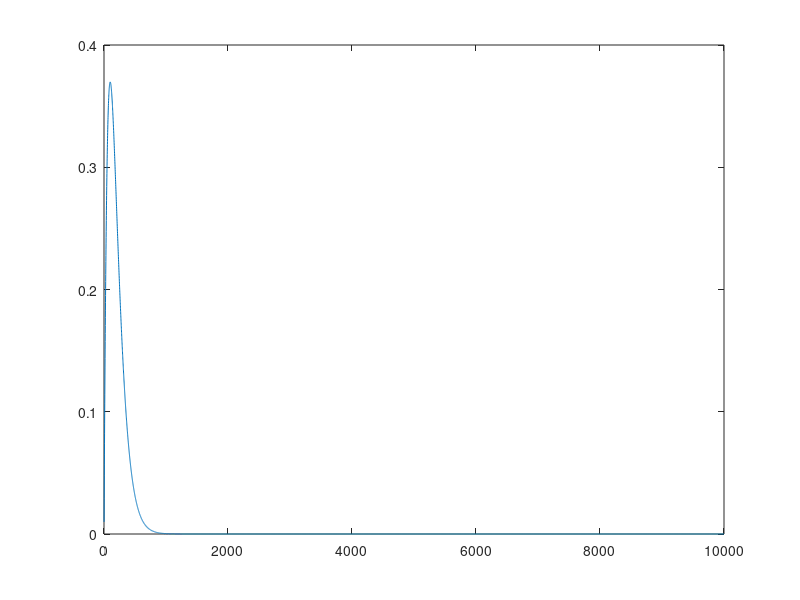

This chart was generated by the following MATLAB code:
N = 100;
r = zeros(10000,1);

for pp = 0.0001:0.0001:1;
   r(round(pp*10000),1) = N*pp*(1-pp)^(N-1); 
end
sum(r)/10000
figure, plot(r);

fun = @(x) N.*x.*(1-x).^(N-1);
q = integral(fun,0,1)